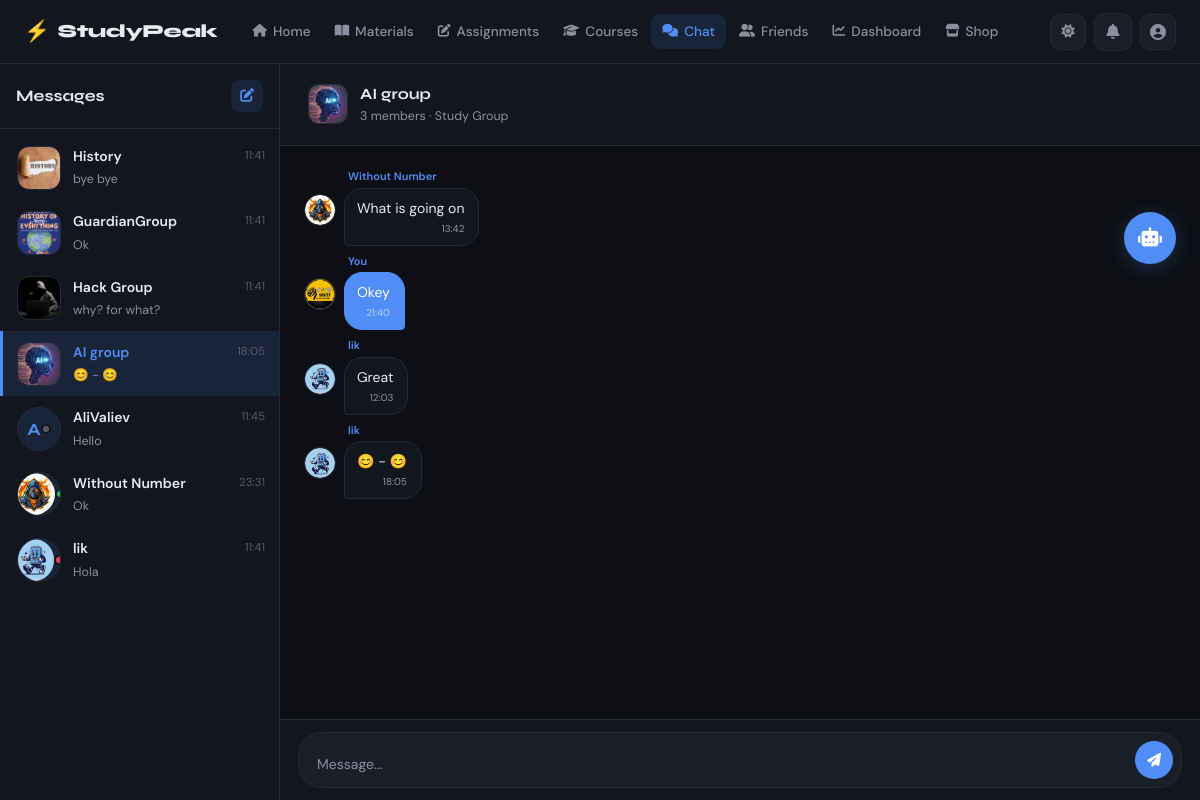
Screenshot of /chat/groups/1/ (signed in) with the database file from the repository.
### chat/models.py (models this page shows, shortened)
class Group(models.Model):
    name = models.CharField(max_length=100)
    description = models.TextField(null=True, blank=True)
    avatar = models.ImageField(upload_to='group_avatars/', null=True, blank=True)
    owner = models.ForeignKey(UserModel, on_delete=models.CASCADE, related_name='owned_groups')
    members = models.ManyToManyField(UserModel, through='GroupMember', related_name='chat_groups')
    is_study_group = models.BooleanField(default=False)
    created_at = models.DateTimeField(auto_now_add=True)

class Message(models.Model):
    conversation = models.ForeignKey(Conversation, on_delete=models.CASCADE, null=True, blank=True, related_name='messages')
    group = models.ForeignKey(Group, on_delete=models.CASCADE, null=True, blank=True, related_name='messages')
    sender = models.ForeignKey(UserModel, on_delete=models.CASCADE, related_name='messages')
    content = models.TextField()
    is_pinned = models.BooleanField(default=False)
    is_deleted = models.BooleanField(default=False)
    deleted_at = models.DateTimeField(null=True, blank=True)
    created_at = models.DateTimeField(auto_now_add=True)

class Conversation(models.Model):
    participants = models.ManyToManyField(UserModel, related_name='conversations')
    created_at = models.DateTimeField(auto_now_add=True)

### accounts/models.py (models this page shows, shortened)
class UserModel(AbstractUser):
    STUDENT = 'student'
    TEACHER = 'teacher'
    ADMIN = 'admin'
    ROLE_CHOICES = [
        (STUDENT, 'Student'),
        (TEACHER, 'Teacher'),
        (ADMIN, 'Admin'),
    ]
    email = models.EmailField(unique=True)
    role = models.CharField(max_length=10, choices=ROLE_CHOICES, default=STUDENT)
    is_verified = models.BooleanField(default=False)
    otp_code = models.CharField(max_length=6, null=True, blank=True)
    otp_created_at = models.DateTimeField(null=True, blank=True)
    reset_token = models.CharField(max_length=100, null=True, blank=True)
    deleted_at = models.DateTimeField(null=True, blank=True)
    REQUIRED_FIELDS = ['email', 'role']

class Profile(models.Model):
    ACTIVE = 'active'
    BUSY = 'busy'
    AWAY = 'away'
    OFFLINE = 'offline'
    STATUS_CHOICES = [
        (ACTIVE, 'Active'),
        (BUSY, 'Busy'),
        (AWAY, 'Away'),
        (OFFLINE, 'Offline'),
    ]
    user = models.OneToOneField(UserModel, on_delete=models.CASCADE, related_name='profile')
    avatar = models.ImageField(upload_to='avatars/', null=True, blank=True)
    bio = models.TextField(null=True, blank=True)
    status = models.CharField(max_length=10, choices=STATUS_CHOICES, default=OFFLINE)
    phone = models.CharField(max_length=20, null=True, blank=True)
    coins = models.PositiveIntegerField(default=0)
    post_text = models.TextField(null=True, blank=True)
    created_at = models.DateTimeField(auto_now_add=True)
    updated_at = models.DateTimeField(auto_now=True)

### chat/views.py (the view, shortened to what this page needs)
# urls.py: path('groups/<int:group_id>/', GroupDetailView.as_view(), name='group_detail'),
class GroupDetailView(SessionLoginRequiredMixin, View):
    def get(self, request, group_id):
        user = get_current_user(request)
        group = get_object_or_404(Group, id=group_id)
        membership = GroupMember.objects.filter(group=group, user=user).first()
        if not membership:
            messages.error(request, 'You are not a member of this group.')
            return redirect('group_list')
        messages_qs = group.messages.filter(is_deleted=False).order_by('created_at')
        pinned = group.messages.filter(is_pinned=True, is_deleted=False)
        members = group.memberships.select_related('user', 'user__profile').all()
        sidebar_groups, sidebar_convs = get_chat_sidebar(user)
        linked_subject = group.subjects.first()
        return render(request, 'chat/group_detail.html', {
            'group': group,
            'messages': messages_qs,
            'pinned': pinned,
            'members': members,
            'membership': membership,
            'sidebar_groups': sidebar_groups,
            'sidebar_convs': sidebar_convs,
            'linked_subject': linked_subject,
            'user': user,
        })

### accounts/permissions.py (called while the page is built)
def get_current_user(request):
    user_id = request.session.get('user_id')
    if not user_id:
        return None
    return UserModel.objects.filter(id=user_id).first()

    def dispatch(self, request, *args, **kwargs):
        if not request.session.get('user_id'):
            messages.error(request, 'Please login first!')
            return redirect('login')
        return super().dispatch(request, *args, **kwargs)

### chat/views.py (called while the page is built)
def get_chat_sidebar(user):
    sidebar_groups = []
    for g in Group.objects.filter(memberships__user=user).order_by('-created_at'):
        last_msg = g.messages.filter(is_deleted=False).order_by('created_at').last()
        sidebar_groups.append({'group': g, 'last_msg': last_msg})
    sidebar_convs = []
    for conv in user.conversations.all().order_by('-created_at'):
        other = conv.participants.exclude(id=user.id).first()
        if other:
            last_msg = conv.messages.filter(is_deleted=False).order_by('created_at').last()
            sidebar_convs.append({'conv': conv, 'other': other, 'last_msg': last_msg})
    return sidebar_groups, sidebar_convs

### templates/chat/group_detail.html (shortened to what this page needs)
{% extends 'base.html' %}
{% load static %}
{% block nav_chat %}active{% endblock %}
{% block extra_css %}
<link rel="stylesheet" href="{% static 'css/chat.css' %}">
{% endblock %}
{% block content %}
<div class="tg-layout" id="tgLayout" data-group-id="{{ group.id }}">
  <div class="tg-sidebar">
    <div class="tg-sidebar-top">
      <span class="tg-sidebar-title">Messages</span>
      <a href="{% url 'group_create' %}" class="tg-sidebar-new" title="New group">
        <i class="fa-solid fa-pen-to-square"></i>
      </a>
    </div>
    <div class="tg-sidebar-list">
      {% for item in sidebar_groups %}
      <a href="{% url 'group_detail' item.group.id %}"
         class="tg-chat-row {% if item.group.id == group.id %}tg-chat-row-active{% endif %}">
        <div class="tg-row-avatar tg-row-avatar-square">
          {% if item.group.avatar %}
            <img src="{{ item.group.avatar.url }}" alt="{{ item.group.name }}">
          {% else %}
            <span>{{ item.group.name|first|upper }}</span>
          {% endif %}
        </div>
        <div class="tg-row-info">
          <div class="tg-row-top">
            <span class="tg-row-name">{{ item.group.name }}</span>
            {% if item.last_msg %}
            <span class="tg-row-time">{{ item.last_msg.created_at|date:"H:i" }}</span>
            {% endif %}
          </div>
          <p class="tg-row-preview">
            {% if item.last_msg %}{{ item.last_msg.content|truncatechars:38 }}
            {% else %}No messages yet{% endif %}
          </p>
        </div>
      </a>
      {% endfor %}
      {% for item in sidebar_convs %}
      {% if item.conv.id %}
      <a href="{% url 'conversation_detail' item.conv.id %}" class="tg-chat-row">
        <div class="tg-row-avatar" style="position:relative">
          {% if item.other.profile.avatar %}
            <img src="{{ item.other.profile.avatar.url }}" alt="{{ item.other.username }}">
          {% else %}
            <span>{{ item.other.username|first|upper }}</span>
          {% endif %}
          <span class="tg-dot tg-dot-{{ item.other.profile.status|default:'offline' }}"></span>
        </div>
        <div class="tg-row-info">
          <div class="tg-row-top">
            <span class="tg-row-name">{{ item.other.username }}</span>
            {% if item.last_msg %}
            <span class="tg-row-time">{{ item.last_msg.created_at|date:"H:i" }}</span>
            {% endif %}
          </div>
          <p class="tg-row-preview">
            {% if item.last_msg %}{{ item.last_msg.content|truncatechars:38 }}
            {% else %}Say hello!{% endif %}
          </p>
        </div>
      </a>
      {% endif %}
      {% endfor %}
    </div>
  </div>
  <div class="tg-main">
    <div class="tg-header">
      <div class="tg-header-body" onclick="togglePanel()">
        <div class="tg-header-avatar tg-header-avatar-square">
          {% if group.avatar %}
            <img src="{{ group.avatar.url }}" alt="{{ group.name }}">
          {% else %}
            <span>{{ group.name|first|upper }}</span>
          {% endif %}
        </div>
        <div>
          <p class="tg-header-name">{{ group.name }}</p>
          <p class="tg-header-sub">{{ members|length }} members{% if group.is_study_group %} · Study Group{% endif %}</p>
        </div>
      </div>
    </div>
    <div class="tg-messages" id="tgMessages">
      {% if messages %}
        {% for msg in messages %}
        <div class="tg-msg {% if msg.sender == user %}tg-msg-own{% endif %}">
          <div class="tg-msg-avatar" data-user-id="{{ msg.sender.id }}">
            {% if msg.sender.profile.avatar %}
              <img src="{{ msg.sender.profile.avatar.url }}" alt="{{ msg.sender.username }}">
            {% else %}
              <span>{{ msg.sender.username|first|upper }}</span>
            {% endif %}
          </div>
          <div class="tg-msg-body">
            <p class="tg-msg-sender {% if msg.sender == user %}tg-msg-sender-own{% endif %}">{% if msg.sender == user %}You{% else %}{{ msg.sender.username }}{% endif %}</p>
            <div class="tg-msg-bubble {% if msg.is_pinned %}tg-msg-pinned{% endif %}">
              <p id="msg-text-{{ msg.id }}">{{ msg.content }}</p>
              <span class="tg-msg-time">{{ msg.created_at|date:"H:i" }}</span>
            </div>
          </div>
        </div>
        {% endfor %}
      {% else %}
      <div class="tg-empty">
        <i class="fa-solid fa-comments"></i>
        <p>No messages yet. Start the conversation!</p>
      </div>
      {% endif %}
    </div>
    <div class="tg-input-wrap">
      <form method="post" action="{% url 'group_detail' group.id %}" class="tg-form">
        <textarea name="content" class="tg-textarea" placeholder="Message..." rows="1" id="tgInput" required></textarea>
        <button type="submit" class="tg-send"><i class="fa-solid fa-paper-plane"></i></button>
      </form>
    </div>
  </div>
</div>
{% endblock %}

### static/css/main.css (style rules this page uses)
:root { --bg: #0d0f14; --bg-2: #13161e; --bg-3: #1a1e28; --bg-4: #212636; --border: #252a38; --border-2: #2e3446; --text: #e8eaf0; --text-2: #8b90a0; --text-3: #555b6e; --accent: #4f8ef7; --accent-hover: #3a7be8; --accent-soft: rgba(79, 142, 247, 0.12); --accent-glow: rgba(79, 142, 247, 0.25); --success: #34d399; --success-soft: rgba(52, 211, 153, 0.12); --danger: #f87171; --danger-soft: rgba(248, 113, 113, 0.12); --warning: #fbbf24; --warning-soft: rgba(251, 191, 36, 0.12); --radius: 10px; --radius-lg: 16px; --radius-xl: 20px; --shadow: 0 4px 24px rgba(0,0,0,0.4); --shadow-sm: 0 2px 8px rgba(0,0,0,0.3); --nav-h: 64px; --font-display: 'Syne', sans-serif; --font-body: 'DM Sans', sans-serif; --transition: 0.2s ease; }
*, *::before, *::after { margin: 0; padding: 0; box-sizing: border-box; }
html { scroll-behavior: smooth; }
body { font-family: var(--font-body); background: var(--bg); color: var(--text); min-height: 100vh; line-height: 1.6; transition: background var(--transition), color var(--transition); -webkit-font-smoothing: antialiased; -moz-osx-font-smoothing: grayscale; }
a { color: inherit; text-decoration: none; }
button { cursor: pointer; font-family: var(--font-body); }
img { max-width: 100%; height: auto; display: block; }
input, textarea, select { font-family: var(--font-body); }

### rows the page displays
Group: group.avatar (picture), group.name "History", last_msg.created_at "11:41", last_msg.content "bye bye"
Group: group.avatar (picture), group.name "GuardianGroup", last_msg.created_at "11:41", last_msg.content "Ok"
Group: group.avatar (picture), group.name "Hack Group", last_msg.created_at "11:41", last_msg.content "why? for what?"
Group: group.avatar (picture), group.name "AI group", last_msg.created_at "18:05", last_msg.content "😊 - 😊", avatar (picture), name "AI group"
Conversation: other.username|first "A", other.username "AliValiev", last_msg.created_at "11:45", last_msg.content "Hello"
Conversation: other.profile.avatar (picture), other.username "Without Number", last_msg.created_at "23:31", last_msg.content "Ok"
Conversation: other.profile.avatar (picture), other.username "lik", last_msg.created_at "11:41", last_msg.content "Hola"
Message: sender.profile.avatar (picture), sender.username "Without Number", content "What is going on", created_at "13:42"
Message: sender.profile.avatar (picture), shows "You", content "Okey", created_at "21:40"
Message: sender.profile.avatar (picture), sender.username "lik", content "Great", created_at "12:03"
Message: sender.profile.avatar (picture), sender.username "lik", content "😊 - 😊", created_at "18:05"

### other values shown
{{ members|length }} "3"
